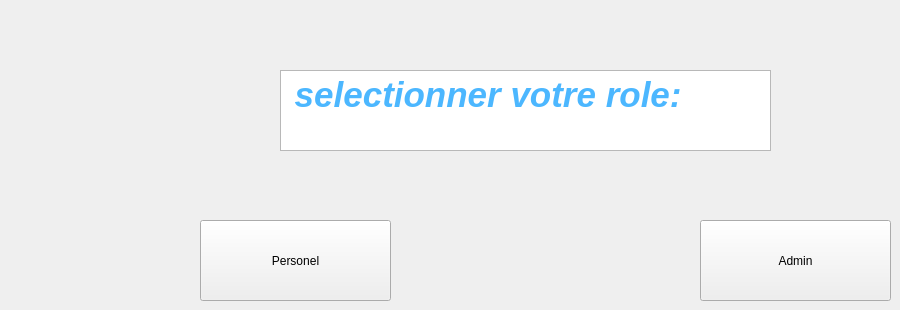
        <widget class="QWidget" name="page_12">
         <widget class="QTextBrowser" name="textBrowser">
          <property name="geometry">
           <rect>
            <x>280</x>
            <y>70</y>
            <width>491</width>
            <height>81</height>
           </rect>
          </property>
          <property name="html">
           <string>&lt;!DOCTYPE HTML PUBLIC &quot;-//W3C//DTD HTML 4.0//EN&quot; &quot;http://www.w3.org/TR/REC-html40/strict.dtd&quot;&gt;
&lt;html&gt;&lt;head&gt;&lt;meta name=&quot;qrichtext&quot; content=&quot;1&quot; /&gt;&lt;meta charset=&quot;utf-8&quot; /&gt;&lt;style type=&quot;text/css&quot;&gt;
p, li { white-space: pre-wrap; }
&lt;/style&gt;&lt;/head&gt;&lt;body style=&quot; font-family:'Segoe UI'; font-size:9pt; font-weight:400; font-style:normal;&quot;&gt;
&lt;p style=&quot; margin-top:0px; margin-bottom:0px; margin-left:0px; margin-right:0px; -qt-block-indent:0; text-indent:0px;&quot;&gt;&lt;span style=&quot; font-size:26pt; font-weight:700; font-style:italic; color:#4cb7ff;&quot;&gt; selectionner votre role:&lt;/span&gt;&lt;/p&gt;&lt;/body&gt;&lt;/html&gt;</string>
          </property>
         </widget>
         <widget class="QPushButton" name="pushButton_9">
          <property name="geometry">
           <rect>
            <x>200</x>
            <y>220</y>
            <width>191</width>
            <height>81</height>
           </rect>
          </property>
          <property name="text">
           <string>Personel</string>
          </property>
         </widget>
         <widget class="QPushButton" name="pushButton_14">
          <property name="geometry">
           <rect>
            <x>700</x>
            <y>220</y>
            <width>191</width>
            <height>81</height>
           </rect>
          </property>
          <property name="text">
           <string>Admin</string>
          </property>
         </widget>
        </widget>
